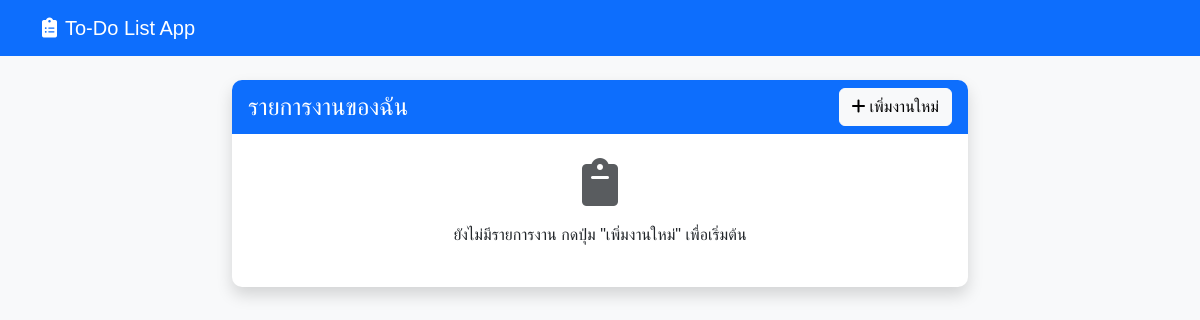
Before: / with the older database file.
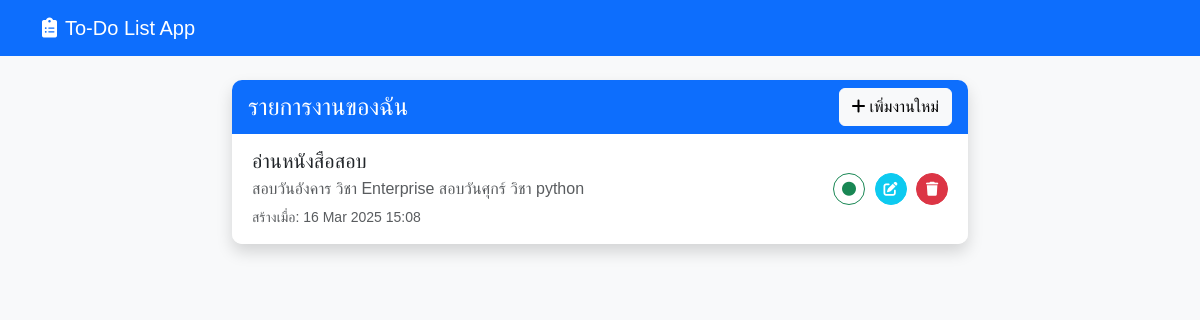
After: the same page with the newer database file.
### todo_app/models.py (models this page shows, shortened)
class Todo(models.Model):
    title = models.CharField(max_length=100)
    description = models.TextField(blank=True)
    completed = models.BooleanField(default=False)
    created_at = models.DateTimeField(auto_now_add=True)
    user = models.ForeignKey(User, on_delete=models.CASCADE, null=True, blank=True)
    class Meta:
        ordering = ['-created_at']

### todo_app/views.py (the view)
# urls.py: path('', views.TodoListView.as_view(), name='list'),
class TodoListView(ListView):
    model = Todo
    template_name = 'todo_app/todo_list.html'
    context_object_name = 'todos'

### todo_app/templates/todo_app/todo_list.html
{% extends 'todo_app/base.html' %}
{% block content %}
<div class="row">
    <div class="col-md-8 offset-md-2">
        <div class="card shadow">
            <div class="card-header bg-primary text-white d-flex justify-content-between align-items-center">
                <h4 class="mb-0">รายการงานของฉัน</h4>
                <a href="{% url 'todo:create' %}" class="btn btn-light">
                    <i class="fas fa-plus me-1"></i>เพิ่มงานใหม่
                </a>
            </div>
            <div class="card-body p-0">
                {% if todos %}
                <ul class="list-group list-group-flush">
                    {% for todo in todos %}
                    <li class="list-group-item d-flex justify-content-between align-items-center">
                        <div class="todo-item {% if todo.completed %}completed{% endif %}">
                            <h5 class="mb-1">{{ todo.title }}</h5>
                            {% if todo.description %}
                            <p class="mb-1 text-muted">{{ todo.description }}</p>
                            {% endif %}
                            <small class="text-muted">สร้างเมื่อ: {{ todo.created_at|date:"d M Y H:i" }}</small>
                        </div>
                        <div class="todo-actions">
                            <form method="GET" action="{% url 'todo:toggle' todo.id %}" class="d-inline">
                                <button type="submit" class="btn btn-sm {% if todo.completed %}btn-success{% else %}btn-outline-success{% endif %}">
                                    <i class="fas {% if todo.completed %}fa-check-circle{% else %}fa-circle{% endif %}"></i>
                                </button>
                            </form>
                            <a href="{% url 'todo:update' todo.id %}" class="btn btn-sm btn-info text-white">
                                <i class="fas fa-edit"></i>
                            </a>
                            <a href="{% url 'todo:delete' todo.id %}" class="btn btn-sm btn-danger">
                                <i class="fas fa-trash"></i>
                            </a>
                        </div>
                    </li>
                    {% endfor %}
                </ul>
                {% else %}
                <div class="text-center p-4">
                    <i class="fas fa-clipboard fa-3x text-muted"></i>
                    <p class="mt-3">ยังไม่มีรายการงาน กดปุ่ม "เพิ่มงานใหม่" เพื่อเริ่มต้น</p>
                </div>
                {% endif %}
            </div>
        </div>
    </div>
</div>
{% endblock %}

### todo_app/templates/todo_app/base.html (shortened to what this page needs)
<!DOCTYPE html>
<html lang="th">
<head>
    <link href="https://cdn.jsdelivr.net/npm/bootstrap@5.3.0-alpha1/dist/css/bootstrap.min.css" rel="stylesheet">
    <link rel="stylesheet" href="https://cdnjs.cloudflare.com/ajax/libs/font-awesome/6.0.0-beta3/css/all.min.css">
    {% load static %}
    <link rel="stylesheet" href="{% static 'todo_app/css/style.css' %}">
</head>
<body>
    <nav class="navbar navbar-expand-lg navbar-dark bg-primary">
        <div class="container">
            <a class="navbar-brand" href="{% url 'todo:list' %}">
                <i class="fas fa-clipboard-list me-2"></i>To-Do List App
            </a>
        </div>
    </nav>
    <div class="container mt-4">
        {% block content %}{% endblock %}
    </div>
    {% load static %}
</body>
</html>

### todo_app/static/todo_app/css/style.css (style rules this page uses)
body { background-color: #f8f9fa; font-family: 'Kanit', sans-serif; }
.card { border-radius: 10px; overflow: hidden; border: none; margin-bottom: 20px; }
.card-header { border-bottom: none; }
.todo-actions .btn { margin-left: 5px; width: 32px; height: 32px; padding: 0; display: inline-flex; align-items: center; justify-content: center; border-radius: 50%; }
.list-group-item { border-left: none; border-right: none; padding: 15px 20px; }
.list-group-item:first-child { border-top: none; }

Changed rows visible on the page:
added Todo: title "อ่านหนังสือสอบ", description "สอบวันอังคาร วิชา Enterprise สอบวันศุกร์ วิชา python", created_at "16 Mar 2025 15:08", completed False (drawn)
Other visible differences:
text no longer shown: "ยังไม่มีรายการงาน กดปุ่ม \"เพิ่มงานใหม่\" เพื่อเริ่มต้น"
